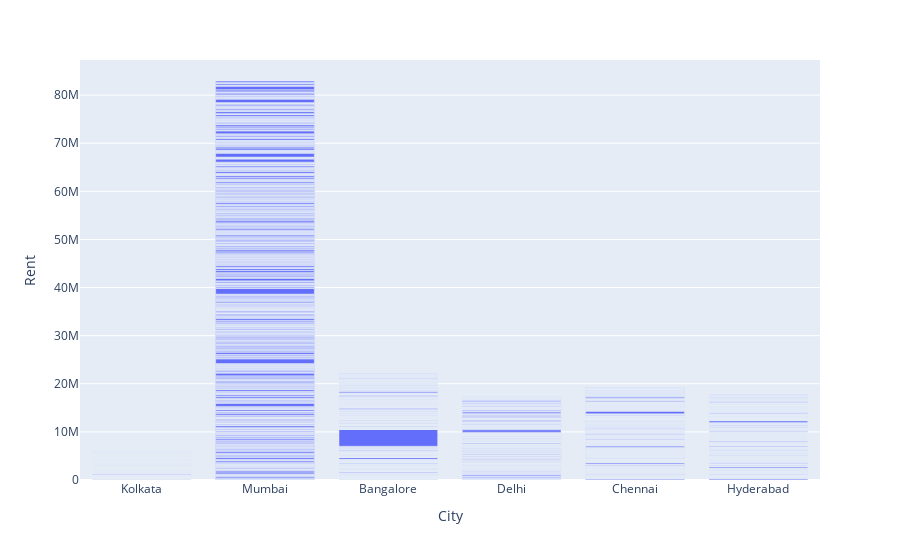

The notebook cell this image was saved under:
### Code cell
px.bar(data_frame=rent_data, x='City', y='Rent')

### Figure 1 — Plotly figure (JSON) as saved in the notebook; plotly's stock layout.template omitted (floating-point values rounded to 4 significant figures; data arrays with more than 128 entries replaced by an {"elided": "..."} marker saying what was removed)
{"data": [{"alignmentgroup": "True", "hovertemplate": "City=%{x}<br>Rent=%{y}<extra></extra>", "legendgroup": "", "marker": {"color": "#636efa", "pattern": {"shape": ""}}, "name": "", "offsetgroup": "", "orientation": "v", "showlegend": false, "textposition": "auto", "type": "bar", "x": {"elided": "4742 str values"}, "xaxis": "x", "y": {"elided": "4742 int values"}, "yaxis": "y"}], "layout": {"barmode": "relative", "legend": {"tracegroupgap": 0}, "margin": {"t": 60}, "xaxis": {"anchor": "y", "domain": [0, 1], "title": {"text": "City"}}, "yaxis": {"anchor": "x", "domain": [0, 1], "title": {"text": "Rent"}}}}
